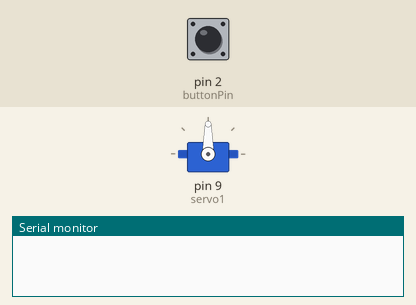
Simulated run of this sketch. Board: Arduino Uno, built with avr-gcc and run on an emulated ATmega328P. On the bench: servo, the last lines printed to the serial monitor. Inputs (shaded band) come from the test bench; at power-on: pin 2 (buttonPin) LOW.

Above: at 2.8 s.
2.9 s: pin 2 (buttonPin) pulled HIGH for 1.2 s
At 3.8 s:
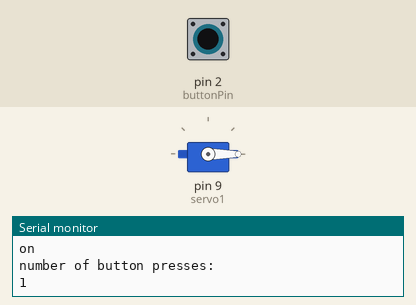
5.6 s: pin 2 (buttonPin) pulled HIGH for 3.2 s
At 7.3 s:
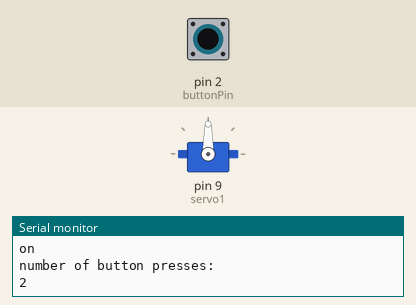
Timing chart, 0 to 8.8 s (numbered marks = the images above; inputs shaded):
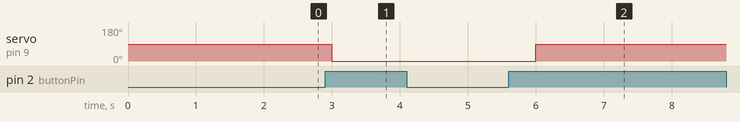

The sketch:

DuinoDouse-v1-client.ino
```cpp
/*
DuinoDouse v1 - Client

Hardware Connections for Servo1:
  Connect the RED wire (power) to 5 Volts (5V)
  Connect the WHITE wire (signal) to digital pin 9
  Connect the BLACK wire (ground) to ground (GND)
*/
#include <Servo.h> //include servo library

//Constants that won't change
const int buttonPin = 2;        //Digital Pushbutton connected to pin 2

Servo servo1;  // servo control object setup

//Variables that will change
int buttonPushCounter = 0;      //counter for the number of button presses
int buttonState = 0;            //current state of the button
int lastButtonState = 0;        //previous state of the button

void setup()
{
  // Initialize the button pin as an input
  pinMode(buttonPin, INPUT);
  // Initialize serial communication
  Serial.begin(9600);
  // Attach servo1 to pin 9
  servo1.attach(9);
}

void loop()
{
  // Read the pushbutton input pin;
  buttonState = digitalRead(buttonPin);
  // Compare button state to it's previous state
  if (buttonState != lastButtonState) {
    // If the state has changed, increment the counter
    if (buttonState == HIGH) {
      //If the current state is HIGH then the
      //button went from of to on
      buttonPushCounter++;
      Serial.println("on");
      Serial.println("number of button presses:");
      Serial.println(buttonPushCounter);
    }
    else {
      //if the current state is LOW then the button
      // went from on to off;
      Serial.println("off");
    }
  }
  //Save the current state as the last state,
  //for next time through the loop
  lastButtonState = buttonState;

  //Moves the servo from open to closed every other button press
  if (buttonPushCounter % 2 == 0) {
    servo1.write(90);   // move the servo to 90º to cover lens
    delay(1000);        // Prevent servo from moving before complete
  }
  else {
    servo1.write(0);    // move the servo to 0º to uncover lens
    delay(1000);        // Prevent servo from moving before complete
  }
}
```

Measured:
- after the input at 2.9 s, servo on pin 9 (servo1): 90° → 0° after 0.10 s
- after the input at 5.6 s, servo on pin 9 (servo1): 0° → 90° after 0.40 s
